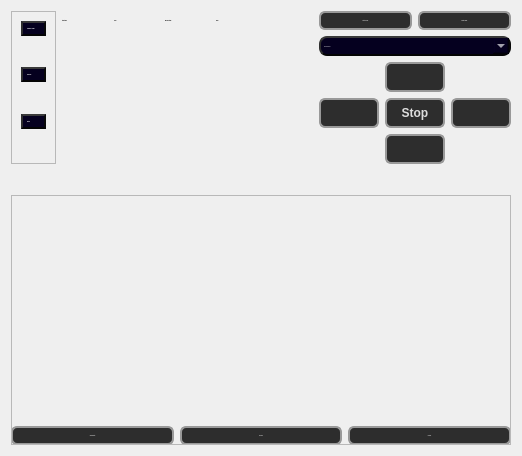
      <widget class="QWidget" name="widget">
       <attribute name="title">
        <string>main tab</string>
       </attribute>
       <layout class="QGridLayout" name="gridLayout_5">
        <item row="0" column="2">
         <widget class="QLabel" name="taskLabel">
          <property name="font">
           <font>
            <family>Segon Ui</family>
            <pointsize>-1</pointsize>
            <weight>75</weight>
            <bold>true</bold>
           </font>
          </property>
          <property name="text">
           <string>15:00</string>
          </property>
         </widget>
        </item>
        <item row="8" column="0" colspan="9">
         <layout class="QHBoxLayout" name="horizontalLayout_3">
          <item>
           <widget class="QPushButton" name="screenshot">
            <property name="font">
             <font>
              <family>Segon Ui</family>
              <pointsize>-1</pointsize>
              <weight>75</weight>
              <bold>true</bold>
             </font>
            </property>
            <property name="styleSheet">
             <string notr="true">QPushButton {
    background-color: #2d2d2d;          /* same tone as slider sub-page */
    border: 2px solid #999;             /* metallic border like slider lever */
    border-radius: 6px;
    padding: 6px 12px;
    color: #dddddd;
    font-weight: bold;
	
}

/* Hover effect: subtle brightness increase */
QPushButton:hover {
    background-color: #3a3a3a;
    border-color: #ccc;
}

QPushButton:pressed {
    background: qlineargradient(x1:0, y1:0, x2:0, y2:1,
        stop:0 #1a1a2a, stop:0.5 #0a0a1a, stop:1 #00000a);
    color: #a0a0ff;
    border: 2px solid #5555ff;
    text-shadow: 0px 0px 8px rgba(100, 100, 255, 0.7);
    box-shadow: 0px 0px 15px rgba(100, 100, 255, 0.4);
}</string>
            </property>
            <property name="text">
             <string>Screenshot</string>
            </property>
           </widget>
          </item>
          <item>
           <widget class="QPushButton" name="record">
            <property name="font">
             <font>
              <family>Segon Ui</family>
              <pointsize>-1</pointsize>
              <weight>75</weight>
              <bold>true</bold>
             </font>
            </property>
            <property name="styleSheet">
             <string notr="true">QPushButton {
    background-color: #2d2d2d;          /* same tone as slider sub-page */
    border: 2px solid #999;             /* metallic border like slider lever */
    border-radius: 6px;
    padding: 6px 12px;
    color: #dddddd;
    font-weight: bold;
}

/* Hover effect: subtle brightness increase */
QPushButton:hover {
    background-color: #3a3a3a;
    border-color: #ccc;
}

QPushButton:pressed {
    background: qlineargradient(x1:0, y1:0, x2:0, y2:1,
        stop:0 #1a1a2a, stop:0.5 #0a0a1a, stop:1 #00000a);
    color: #a0a0ff;
    border: 2px solid #5555ff;
    text-shadow: 0px 0px 8px rgba(100, 100, 255, 0.7);
    box-shadow: 0px 0px 15px rgba(100, 100, 255, 0.4);
}
</string>
            </property>
            <property name="text">
             <string>Record</string>
            </property>
           </widget>
          </item>
          <item>
           <widget class="QPushButton" name="pushButton">
            <property name="font">
             <font>
              <family>Segon Ui</family>
              <pointsize>-1</pointsize>
              <weight>75</weight>
              <bold>true</bold>
             </font>
            </property>
            <property name="styleSheet">
             <string notr="true">QPushButton {
    background-color: #2d2d2d;          /* same tone as slider sub-page */
    border: 2px solid #999;             /* metallic border like slider lever */
    border-radius: 6px;
    padding: 6px 12px;
    color: #dddddd;
    font-weight: bold;
}

/* Hover effect: subtle brightness increase */
QPushButton:hover {
    background-color: #3a3a3a;
    border-color: #ccc;
}

QPushButton:pressed {
    background: qlineargradient(x1:0, y1:0, x2:0, y2:1,
        stop:0 #1a1a2a, stop:0.5 #0a0a1a, stop:1 #00000a);
    color: #a0a0ff;
    border: 2px solid #5555ff;
    text-shadow: 0px 0px 8px rgba(100, 100, 255, 0.7);
    box-shadow: 0px 0px 15px rgba(100, 100, 255, 0.4);
}</string>
            </property>
            <property name="text">
             <string>Freeze</string>
            </property>
           </widget>
          </item>
         </layout>
        </item>
        <item row="0" column="1">
         <widget class="QLabel" name="label_2">
          <property name="font">
           <font>
            <family>Segon Ui</family>
            <pointsize>-1</pointsize>
            <weight>75</weight>
            <bold>true</bold>
           </font>
          </property>
          <property name="text">
           <string>task time:</string>
          </property>
         </widget>
        </item>
        <item row="0" column="6" colspan="3">
         <layout class="QHBoxLayout" name="horizontalLayout">
          <item>
           <widget class="QPushButton" name="startButton">
            <property name="font">
             <font>
              <family>Segon Ui</family>
              <pointsize>-1</pointsize>
              <weight>75</weight>
              <bold>true</bold>
             </font>
            </property>
            <property name="styleSheet">
             <string notr="true">QPushButton {
    background-color: #2d2d2d;          /* same tone as slider sub-page */
    border: 2px solid #999;             /* metallic border like slider lever */
    border-radius: 6px;
    padding: 6px 12px;
    color: #dddddd;
    font-weight: bold;
}

/* Hover effect: subtle brightness increase */
QPushButton:hover {
    background-color: #3a3a3a;
    border-color: #ccc;
}

QPushButton:pressed {
    background: qlineargradient(x1:0, y1:0, x2:0, y2:1,
        stop:0 #1a1a2a, stop:0.5 #0a0a1a, stop:1 #00000a);
    color: #a0a0ff;
    border: 2px solid #5555ff;
    text-shadow: 0px 0px 8px rgba(100, 100, 255, 0.7);
    box-shadow: 0px 0px 15px rgba(100, 100, 255, 0.4);
}</string>
            </property>
            <property name="text">
             <string>Start Timer</string>
            </property>
           </widget>
          </item>
          <item>
           <widget class="QPushButton" name="resetButton">
            <property name="font">
             <font>
              <family>Segon Ui</family>
              <pointsize>-1</pointsize>
              <weight>75</weight>
              <bold>true</bold>
             </font>
            </property>
            <property name="styleSheet">
             <string notr="true">QPushButton {
    background-color: #2d2d2d;          /* same tone as slider sub-page */
    border: 2px solid #999;             /* metallic border like slider lever */
    border-radius: 6px;
    padding: 6px 12px;
    color: #dddddd;
    font-weight: bold;
}

/* Hover effect: subtle brightness increase */
QPushButton:hover {
    background-color: #3a3a3a;
    border-color: #ccc;
}

QPushButton:pressed {
    background: qlineargradient(x1:0, y1:0, x2:0, y2:1,
        stop:0 #1a1a2a, stop:0.5 #0a0a1a, stop:1 #00000a);
    color: #a0a0ff;
    border: 2px solid #5555ff;
    text-shadow: 0px 0px 8px rgba(100, 100, 255, 0.7);
    box-shadow: 0px 0px 15px rgba(100, 100, 255, 0.4);
}</string>
            </property>
            <property name="text">
             <string>Reset Timer</string>
            </property>
           </widget>
          </item>
         </layout>
        </item>
        <item row="7" column="0" colspan="9">
         <widget class="QFrame" name="frame_2">
          <property name="minimumSize">
           <size>
            <width>500</width>
            <height>250</height>
           </size>
          </property>
          <property name="maximumSize">
           <size>
            <width>16777215</width>
            <height>200</height>
           </size>
          </property>
          <property name="frameShape">
           <enum>QFrame::StyledPanel</enum>
          </property>
          <property name="frameShadow">
           <enum>QFrame::Raised</enum>
          </property>
          <layout class="QGridLayout" name="gridLayout_6">
           <item row="0" column="0">
            <widget class="QLabel" name="camLeft">
             <property name="text">
              <string/>
             </property>
             <property name="scaledContents">
              <bool>true</bool>
             </property>
            </widget>
           </item>
           <item row="0" column="1">
            <widget class="QLabel" name="camDown">
             <property name="text">
              <string/>
             </property>
             <property name="scaledContents">
              <bool>true</bool>
             </property>
            </widget>
           </item>
           <item row="0" column="2">
            <widget class="QLabel" name="camRight">
             <property name="text">
              <string/>
             </property>
             <property name="scaledContents">
              <bool>true</bool>
             </property>
            </widget>
           </item>
          </layout>
         </widget>
        </item>
        <item row="0" column="3">
         <widget class="QLabel" name="label">
          <property name="font">
           <font>
            <family>Segon Ui</family>
            <pointsize>-1</pointsize>
            <weight>75</weight>
            <bold>true</bold>
           </font>
          </property>
          <property name="toolTip">
           <string>&lt;html&gt;&lt;head/&gt;&lt;body&gt;&lt;p align=&quot;center&quot;&gt;mission time:60:00&lt;/p&gt;&lt;p align=&quot;center&quot;&gt;&lt;br/&gt;&lt;/p&gt;&lt;/body&gt;&lt;/html&gt;</string>
          </property>
          <property name="text">
           <string>mission time:</string>
          </property>
         </widget>
        </item>
        <item row="0" column="4" colspan="2">
         <widget class="QLabel" name="missionLabel">
          <property name="font">
           <font>
            <family>Segon Ui</family>
            <pointsize>-1</pointsize>
            <weight>75</weight>
            <bold>true</bold>
           </font>
          </property>
          <property name="text">
           <string>60:00</string>
          </property>
         </widget>
        </item>
        <item row="1" column="6" colspan="3">
         <widget class="QComboBox" name="comboBox">
          <property name="font">
           <font>
            <family>Segon Ui</family>
            <pointsize>-1</pointsize>
           </font>
          </property>
          <property name="styleSheet">
           <string notr="true">/* --- Depth + Outline for all widgets --- */
* {
    border-radius: 8px;

    border-top: 2px solid #3a3a3a;      /* highlight top */
    border-left: 2px solid #2e2e2e;     /* highlight left */
    border-right: 2px solid #080808;    /* shadow right */
    border-bottom: 2px solid #040404;   /* shadow bottom */
}

/* --- Default background for all widgets --- */
* {
    background-color: rgb(5, 0, 31);
    color: #ffffff;
}

/* --- Labels specifically --- */
QLabel {
    background-color: rgb(5, 0, 31);   /* ensure label has same background */
    color: white;                      /* white text */
    padding: 4px;                      /* small space inside */
    border-radius: 8px;
}</string>
          </property>
          <item>
           <property name="text">
            <string>Front Camera</string>
           </property>
          </item>
          <item>
           <property name="text">
            <string>Down Camera</string>
           </property>
          </item>
          <item>
           <property name="text">
            <string>Right Camera</string>
           </property>
          </item>
          <item>
           <property name="text">
            <string>Left Camera</string>
           </property>
          </item>
         </widget>
        </item>
        <item row="2" column="7">
         <widget class="QPushButton" name="Up">
          <property name="styleSheet">
           <string notr="true">QPushButton {
    background-color: #2d2d2d;          /* same tone as slider sub-page */
    border: 2px solid #999;             /* metallic border like slider lever */
    border-radius: 6px;
    padding: 6px 12px;
    color: #dddddd;
    font-weight: bold;
}

/* Hover effect: subtle brightness increase */
QPushButton:hover {
    background-color: #3a3a3a;
    border-color: #ccc;
}

QPushButton:pressed {
    background: qlineargradient(x1:0, y1:0, x2:0, y2:1,
        stop:0 #1a1a2a, stop:0.5 #0a0a1a, stop:1 #00000a);
    color: #a0a0ff;
    border: 2px solid #5555ff;
    text-shadow: 0px 0px 8px rgba(100, 100, 255, 0.7);
    box-shadow: 0px 0px 15px rgba(100, 100, 255, 0.4);
}</string>
          </property>
          <property name="text">
           <string/>
          </property>
          <property name="icon">
           <iconset>
            <normalon>D:/download/arrow-up (1).svg</normalon>
           </iconset>
          </property>
          <property name="iconSize">
           <size>
            <width>24</width>
            <height>24</height>
           </size>
          </property>
         </widget>
        </item>
        <item row="3" column="7">
         <widget class="QPushButton" name="Stop_btn">
          <property name="styleSheet">
           <string notr="true">QPushButton {
    background-color: #2d2d2d;          /* same tone as slider sub-page */
    border: 2px solid #999;             /* metallic border like slider lever */
    border-radius: 6px;
    padding: 6px 12px;
    color: #dddddd;
    font-weight: bold;
}

/* Hover effect: subtle brightness increase */
QPushButton:hover {
    background-color: #3a3a3a;
    border-color: #ccc;
}

QPushButton:pressed {
    background: qlineargradient(x1:0, y1:0, x2:0, y2:1,
        stop:0 #1a1a2a, stop:0.5 #0a0a1a, stop:1 #00000a);
    color: #a0a0ff;
    border: 2px solid #5555ff;
    text-shadow: 0px 0px 8px rgba(100, 100, 255, 0.7);
    box-shadow: 0px 0px 15px rgba(100, 100, 255, 0.4);
}
</string>
          </property>
          <property name="text">
           <string>Stop</string>
          </property>
         </widget>
        </item>
        <item row="3" column="6">
         <widget class="QPushButton" name="Left">
          <property name="minimumSize">
           <size>
            <width>0</width>
            <height>0</height>
           </size>
          </property>
          <property name="styleSheet">
           <string notr="true">QPushButton {
    background-color: #2d2d2d;          /* same tone as slider sub-page */
    border: 2px solid #999;             /* metallic border like slider lever */
    border-radius: 6px;
    padding: 6px 12px;
    color: #dddddd;
    font-weight: bold;
}

/* Hover effect: subtle brightness increase */
QPushButton:hover {
    background-color: #3a3a3a;
    border-color: #ccc;
}

QPushButton:pressed {
    background: qlineargradient(x1:0, y1:0, x2:0, y2:1,
        stop:0 #1a1a2a, stop:0.5 #0a0a1a, stop:1 #00000a);
    color: #a0a0ff;
    border: 2px solid #5555ff;
    text-shadow: 0px 0px 8px rgba(100, 100, 255, 0.7);
    box-shadow: 0px 0px 15px rgba(100, 100, 255, 0.4);
}</string>
          </property>
          <property name="text">
           <string/>
          </property>
          <property name="icon">
           <iconset>
            <normalon>D:/download/arrow-left (1).svg</normalon>
           </iconset>
          </property>
          <property name="iconSize">
           <size>
            <width>24</width>
            <height>24</height>
           </size>
          </property>
         </widget>
        </item>
        <item row="4" column="7">
         <widget class="QPushButton" name="Down">
          <property name="palette">
           <palette>
            <active>
             <colorrole role="WindowText">
              <brush brushstyle="SolidPattern">
               <color alpha="255">
                <red>221</red>
                <green>221</green>
                <blue>221</blue>
               </color>
              </brush>
             </colorrole>
             <colorrole role="Button">
              <brush brushstyle="SolidPattern">
               <color alpha="255">
                <red>45</red>
                <green>45</green>
                <blue>45</blue>
               </color>
              </brush>
             </colorrole>
             <colorrole role="Text">
              <brush brushstyle="SolidPattern">
               <color alpha="255">
                <red>221</red>
                <green>221</green>
                <blue>221</blue>
               </color>
              </brush>
             </colorrole>
             <colorrole role="ButtonText">
              <brush brushstyle="SolidPattern">
               <color alpha="255">
                <red>221</red>
                <green>221</green>
                <blue>221</blue>
               </color>
              </brush>
             </colorrole>
             <colorrole role="Base">
              <brush brushstyle="SolidPattern">
               <color alpha="255">
                <red>45</red>
                <green>45</green>
                <blue>45</blue>
               </color>
              </brush>
             </colorrole>
             <colorrole role="Window">
              <brush brushstyle="SolidPattern">
               <color alpha="255">
                <red>45</red>
                <green>45</green>
                <blue>45</blue>
               </color>
              </brush>
             </colorrole>
             <colorrole role="PlaceholderText">
              <brush brushstyle="NoBrush">
               <color alpha="128">
                <red>221</red>
                <green>221</green>
                <blue>221</blue>
               </color>
              </brush>
             </colorrole>
            </active>
            <inactive>
             <colorrole role="WindowText">
              <brush brushstyle="SolidPattern">
               <color alpha="255">
                <red>221</red>
                <green>221</green>
                <blue>221</blue>
               </color>
              </brush>
             </colorrole>
             <colorrole role="Button">
              <brush brushstyle="SolidPattern">
               <color alpha="255">
                <red>45</red>
                <green>45</green>
                <blue>45</blue>
               </color>
              </brush>
             </colorrole>
             <colorrole role="Text">
              <brush brushstyle="SolidPattern">
               <color alpha="255">
                <red>221</red>
                <green>221</green>
                <blue>221</blue>
               </color>
              </brush>
             </colorrole>
             <colorrole role="ButtonText">
              <brush brushstyle="SolidPattern">
               <color alpha="255">
                <red>221</red>
                <green>221</green>
                <blue>221</blue>
               </color>
              </brush>
             </colorrole>
             <colorrole role="Base">
              <brush brushstyle="SolidPattern">
               <color alpha="255">
                <red>45</red>
                <green>45</green>
                <blue>45</blue>
               </color>
              </brush>
             </colorrole>
             <colorrole role="Window">
              <brush brushstyle="SolidPattern">
               <color alpha="255">
                <red>45</red>
                <green>45</green>
                <blue>45</blue>
               </color>
              </brush>
             </colorrole>
             <colorrole role="PlaceholderText">
              <brush brushstyle="NoBrush">
               <color alpha="128">
                <red>221</red>
                <green>221</green>
                <blue>221</blue>
               </color>
              </brush>
             </colorrole>
            </inactive>
            <disabled>
             <colorrole role="WindowText">
              <brush brushstyle="SolidPattern">
               <color alpha="255">
                <red>221</red>
                <green>221</green>
                <blue>221</blue>
               </color>
              </brush>
             </colorrole>
             <colorrole role="Button">
              <brush brushstyle="SolidPattern">
               <color alpha="255">
                <red>45</red>
                <green>45</green>
                <blue>45</blue>
               </color>
              </brush>
             </colorrole>
             <colorrole role="Text">
              <brush brushstyle="SolidPattern">
               <color alpha="255">
                <red>221</red>
                <green>221</green>
                <blue>221</blue>
               </color>
              </brush>
             </colorrole>
             <colorrole role="ButtonText">
              <brush brushstyle="SolidPattern">
               <color alpha="255">
                <red>221</red>
                <green>221</green>
                <blue>221</blue>
               </color>
              </brush>
             </colorrole>
             <colorrole role="Base">
              <brush brushstyle="SolidPattern">
               <color alpha="255">
                <red>45</red>
                <green>45</green>
                <blue>45</blue>
               </color>
              </brush>
             </colorrole>
             <colorrole role="Window">
              <brush brushstyle="SolidPattern">
               <color alpha="255">
                <red>45</red>
                <green>45</green>
                <blue>45</blue>
               </color>
              </brush>
             </colorrole>
             <colorrole role="PlaceholderText">
              <brush brushstyle="NoBrush">
               <color alpha="128">
                <red>221</red>
                <green>221</green>
                <blue>221</blue>
               </color>
              </brush>
             </colorrole>
            </disabled>
           </palette>
          </property>
          <property name="styleSheet">
           <string notr="true">QPushButton {
    background-color: #2d2d2d;          /* same tone as slider sub-page */
    border: 2px solid #999;             /* metallic border like slider lever */
    border-radius: 6px;
    padding: 6px 12px;
    color: #dddddd;
    font-weight: bold;
}

/* Hover effect: subtle brightness increase */
QPushButton:hover {
    background-color: #3a3a3a;
    border-color: #ccc;
}

QPushButton:pressed {
    background: qlineargradient(x1:0, y1:0, x2:0, y2:1,
        stop:0 #1a1a2a, stop:0.5 #0a0a1a, stop:1 #00000a);
    color: #a0a0ff;
    border: 2px solid #5555ff;
    text-shadow: 0px 0px 8px rgba(100, 100, 255, 0.7);
    box-shadow: 0px 0px 15px rgba(100, 100, 255, 0.4);
}</string>
          </property>
          <property name="text">
           <string/>
          </property>
          <property name="icon">
           <iconset theme="white">
            <normalon>D:/download/arrow-down (1).svg</normalon>
           </iconset>
          </property>
          <property name="iconSize">
           <size>
            <width>24</width>
            <height>24</height>
           </size>
          </property>
         </widget>
        </item>
        <item row="3" column="8">
         <widget class="QPushButton" name="Right">
          <property name="styleSheet">
           <string notr="true">QPushButton {
    background-color: #2d2d2d;          /* same tone as slider sub-page */
    border: 2px solid #999;             /* metallic border like slider lever */
    border-radius: 6px;
    padding: 6px 12px;
    color: #dddddd;
    font-weight: bold;
}

/* Hover effect: subtle brightness increase */
QPushButton:hover {
    background-color: #3a3a3a;
    border-color: #ccc;
}

QPushButton:pressed {
    background: qlineargradient(x1:0, y1:0, x2:0, y2:1,
        stop:0 #1a1a2a, stop:0.5 #0a0a1a, stop:1 #00000a);
    color: #a0a0ff;
    border: 2px solid #5555ff;
    text-shadow: 0px 0px 8px rgba(100, 100, 255, 0.7);
    box-shadow: 0px 0px 15px rgba(100, 100, 255, 0.4);
}</string>
          </property>
          <property name="text">
           <string/>
          </property>
          <property name="icon">
           <iconset>
            <normalon>D:/download/arrow-right (1).svg</normalon>
           </iconset>
          </property>
          <property name="iconSize">
           <size>
            <width>24</width>
            <height>24</height>
           </size>
          </property>
         </widget>
        </item>
        <item row="0" column="0" rowspan="5">
         <widget class="QFrame" name="frame">
          <property name="font">
           <font>
            <family>Segon Ui</family>
            <pointsize>-1</pointsize>
           </font>
          </property>
          <property name="styleSheet">
           <string notr="true"/>
          </property>
          <property name="frameShape">
           <enum>QFrame::StyledPanel</enum>
          </property>
          <property name="frameShadow">
           <enum>QFrame::Raised</enum>
          </property>
          <layout class="QVBoxLayout" name="verticalLayout">
           <item>
            <widget class="QLabel" name="label_5">
             <property name="font">
              <font>
               <family>Segon Ui</family>
               <pointsize>-1</pointsize>
               <weight>75</weight>
               <bold>true</bold>
              </font>
             </property>
             <property name="styleSheet">
              <string notr="true">/* --- Depth + Outline for all widgets --- */
* {
    border-radius: 8px;

    border-top: 2px solid #3a3a3a;      /* highlight top */
    border-left: 2px solid #2e2e2e;     /* highlight left */
    border-right: 2px solid #080808;    /* shadow right */
    border-bottom: 2px solid #040404;   /* shadow bottom */
}

/* --- Default background for all widgets --- */
* {
    background-color: rgb(5, 0, 31);
    color: #ffffff;
}

/* --- Labels specifically --- */
QLabel {
    background-color: rgb(5, 0, 31);   /* ensure label has same background */
    color: white;                      /* white text */
    padding: 4px;                      /* small space inside */
    border-radius: 8px;
}</string>
             </property>
             <property name="text">
              <string>campany name:</string>
             </property>
            </widget>
           </item>
           <item>
            <spacer name="verticalSpacer">
             <property name="orientation">
              <enum>Qt::Vertical</enum>
             </property>
             <property name="sizeHint" stdset="0">
              <size>
               <width>20</width>
               <height>40</height>
              </size>
             </property>
            </spacer>
           </item>
           <item>
            <widget class="QLabel" name="label_4">
             <property name="font">
              <font>
               <family>Segon Ui</family>
               <pointsize>-1</pointsize>
               <weight>75</weight>
               <bold>true</bold>
              </font>
             </property>
             <property name="styleSheet">
              <string notr="true">/* --- Depth + Outline for all widgets --- */
* {
    border-radius: 8px;

    border-top: 2px solid #3a3a3a;      /* highlight top */
    border-left: 2px solid #2e2e2e;     /* highlight left */
    border-right: 2px solid #080808;    /* shadow right */
    border-bottom: 2px solid #040404;   /* shadow bottom */
}

/* --- Default background for all widgets --- */
* {
    background-color: rgb(5, 0, 31);
    color: #ffffff;
}

/* --- Labels specifically --- */
QLabel {
    background-color: rgb(5, 0, 31);   /* ensure label has same background */
    color: white;                      /* white text */
    padding: 4px;                      /* small space inside */
    border-radius: 8px;
}</string>
             </property>
             <property name="text">
              <string>pressure:</string>
             </property>
            </widget>
           </item>
           <item>
            <spacer name="verticalSpacer_3">
             <property name="orientation">
              <enum>Qt::Vertical</enum>
             </property>
             <property name="sizeHint" stdset="0">
              <size>
               <width>20</width>
               <height>40</height>
              </size>
             </property>
            </spacer>
           </item>
           <item>
            <widget class="QLabel" name="label_6">
             <property name="font">
              <font>
               <family>Segon Ui</family>
               <pointsize>-1</pointsize>
               <weight>75</weight>
               <bold>true</bold>
              </font>
             </property>
             <property name="styleSheet">
              <string notr="true">/* --- Depth + Outline for all widgets --- */
* {
    border-radius: 8px;

    border-top: 2px solid #3a3a3a;      /* highlight top */
    border-left: 2px solid #2e2e2e;     /* highlight left */
    border-right: 2px solid #080808;    /* shadow right */
    border-bottom: 2px solid #040404;   /* shadow bottom */
}

/* --- Default background for all widgets --- */
* {
    background-color: rgb(5, 0, 31);
    color: #ffffff;
}

/* --- Labels specifically --- */
QLabel {
    background-color: rgb(5, 0, 31);   /* ensure label has same background */
    color: white;                      /* white text */
    padding: 4px;                      /* small space inside */
    border-radius: 8px;
}</string>
             </property>
             <property name="text">
              <string>depth:</string>
             </property>
            </widget>
           </item>
           <item>
            <spacer name="verticalSpacer_4">
             <property name="orientation">
              <enum>Qt::Vertical</enum>
             </property>
             <property name="sizeHint" stdset="0">
              <size>
               <width>20</width>
               <height>40</height>
              </size>
             </property>
            </spacer>
           </item>
          </layout>
         </widget>
        </item>
        <item row="1" column="1" rowspan="4" colspan="5">
         <widget class="QLabel" name="mainDisplay">
          <property name="font">
           <font>
            <family>Segon Ui</family>
            <pointsize>-1</pointsize>
           </font>
          </property>
          <property name="text">
           <string/>
          </property>
          <property name="scaledContents">
           <bool>true</bool>
          </property>
         </widget>
        </item>
       </layout>
      </widget>
